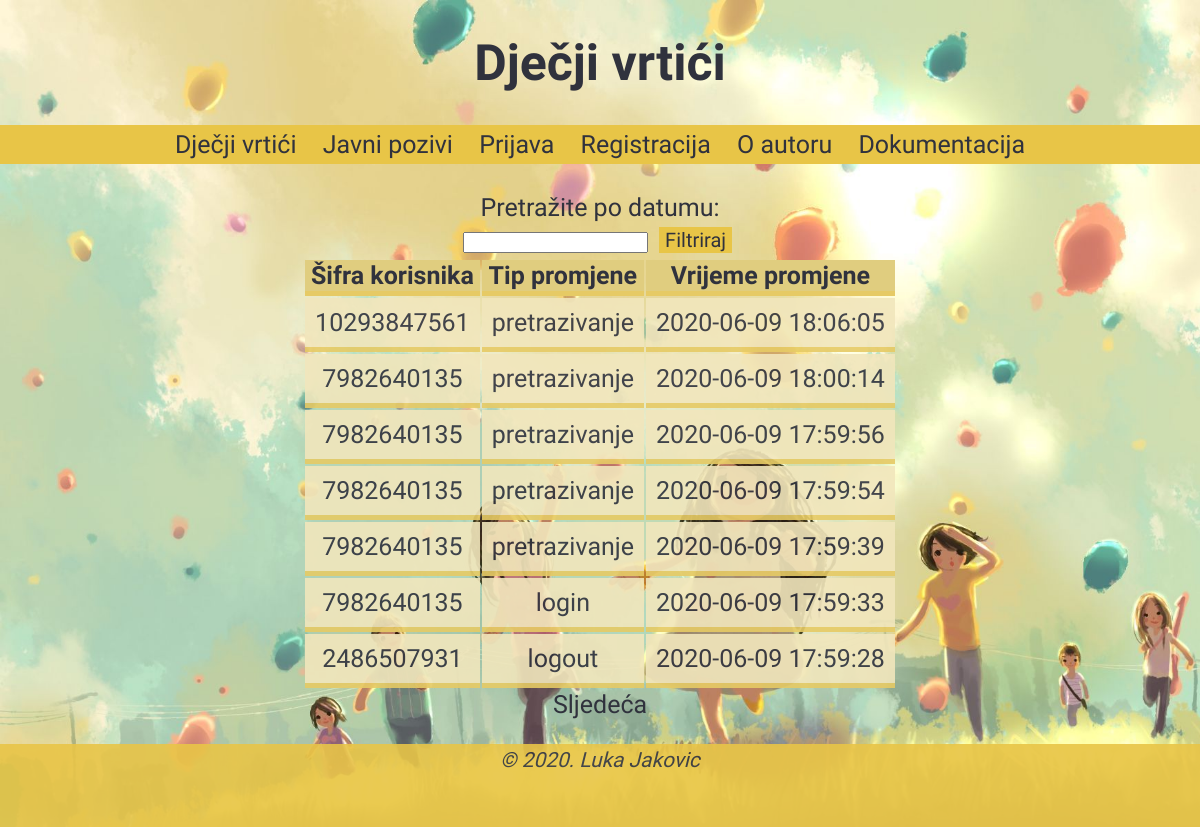
Page /dnevnik.php on the committed database.
### tables this page shows
CREATE TABLE `dnevnik` (
  `dnevnik_id` int(11) NOT NULL,
  `vrijeme` datetime DEFAULT NULL,
  `OIB_korisnik` char(11) DEFAULT NULL,
  `tip_id` int(11) DEFAULT NULL
);

CREATE TABLE `korisnik` (
  `OIB_korisnik` char(11) NOT NULL,
  `ime` varchar(45) NOT NULL,
  `prezime` varchar(45) NOT NULL,
  `korisnicko_ime` varchar(45) NOT NULL,
  `lozinka` varchar(45) NOT NULL,
  `lozinka_sha1` char(40) DEFAULT NULL,
  `email` varchar(45) DEFAULT NULL,
  `uvjeti` datetime DEFAULT NULL,
  `vrijeme_registracije` datetime DEFAULT NULL,
  `aktiviran` tinyint(4) DEFAULT NULL,
  `uloga_id` int(11) DEFAULT NULL
);

CREATE TABLE `tip_promjene` (
  `tip_promjene_id` int(11) NOT NULL,
  `naziv_promjene` varchar(45) NOT NULL
);

### vanjske_biblioteke/baza.class.php (called while the page is built, shortened)
<?php
class Baza {
    private $veza = null;
    function spojiDB() {
        $this->veza = new mysqli(self::server, self::korisnik, self::lozinka, self::baza);
        $this->veza->set_charset("utf8");
        return $this->veza;
    }
    function selectDB($upit) {
        $rezultat = $this->veza->query($upit);
        return $rezultat;
    }
}
?>

### dnevnik.php (the view, shortened to what this page needs)
<?php
    include("vanjske_biblioteke/baza.class.php");
    $korisnik_id = $_SESSION['id'];
    $baza = new Baza();
    $baza->spojiDB();
?>
<!DOCTYPE html>
<html>
    <head>
        <link href="css/stil.css" rel="stylesheet" type="text/css"/>
    </head>
    <body style="background-image: url(slike/index-slika.jpg)">
        <header>
            <h1><a href="index.php">Dječji vrtići</a></h1>
            <?php
                $putanja = dirname($_SERVER['REQUEST_URI']);
                include './navigacija.php';
            ?>
        </header>
        <section>
            <form novalidate method='GET' name='dnevnik_filter' action='dnevnik.php'>
                <label>Pretražite po datumu:</label><br>
                <input id='filter' name='filter' type='text'/>
                <input name='button_filter' type='submit' value='Filtriraj' style='font-family: Amatic SC, cursive;'/><br>
            </form>
            <?php
                if (!isset($_GET['startrow']) or !is_numeric($_GET['startrow'])) {
                    $startrow = 0;
                } else {
                    $startrow = (int)$_GET['startrow'];
                }
                if (isset($_GET["filter"])) {
                    $now = date("Y-m-d H:i:s");
                    $sql = "insert into dnevnik (vrijeme, OIB_korisnik, tip_id) values ('$now', '$korisnik_id', 3)";
                    $rs = $baza->selectDB($sql);
                    $vrijeme = $_GET["filter"];
                    $sql = "select k.OIB_korisnik, tp.naziv_promjene, d.vrijeme from korisnik k, tip_promjene tp, dnevnik d where k.OIB_korisnik = d.OIB_korisnik and d.tip_id = tp.tip_promjene_id and d.vrijeme  LIKE  '%{$vrijeme}%' order by d.vrijeme desc LIMIT $startrow, 7";
                }
                else {
                    $sql = "select k.OIB_korisnik, tp.naziv_promjene, d.vrijeme from korisnik k, tip_promjene tp, dnevnik d where k.OIB_korisnik = d.OIB_korisnik and d.tip_id = tp.tip_promjene_id order by d.vrijeme desc LIMIT $startrow, 7";
                }
                $rs = $baza->selectDB($sql);
                echo "<table><tr><th>Šifra korisnika</th><th>Tip promjene</th><th>Vrijeme promjene</th></tr>\n";
                while (list($oib, $tip, $vrijeme) = $rs->fetch_array()) {
                    echo "<tr>
                    <td>$oib</td>
                    <td>$tip</td>
                    <td>$vrijeme</td>
                    </tr>\n";
                }
                echo "</table>\n";
                echo "<a style='text-decoration: none; color: #30323d;' href='".$_SERVER['PHP_SELF'].'?startrow='.($startrow+7)."'>Sljedeća</a><br>";
            ?>
        </section>
        <footer>
            <address>
                <p><small>&copy; 2020. Luka Jakovic</small></p><br>
            </address>
        </footer>
    </body>
</html>

### navigacija.php (shortened to what this page needs)
<?php
    echo "<nav>";
    if(isset($_SESSION['uloga']) && $_SESSION['uloga'] === "3"){
        echo "<a href=\"$putanja/popisi/popis_vrtica.php\">Dječji vrtići</a>
        <a href=\"$putanja/popisi/popis_javnih_poziva.php\">Javni pozivi</a>
        <a href=\"$putanja/popisi/popis_prijava.php\">Prijave</a>
        <a href=\"$putanja/popisi/popis_evidencija.php\">Evidencija dolazaka</a>
        <a href=\"$putanja/popisi/popis_racuna.php\">Računi</a>
        <a href=\"$putanja/o_autoru.php\">O autoru</a>
        <a href=\"$putanja/dokumentacija.php\">Dokumentacija</a>
        <a href=\"$putanja/index.php?odjava=true\">Odjava</a>";
    } else {
        echo "<a href=\"$putanja/popisi/popis_vrtica.php\">Dječji vrtići</a>
        <a href=\"$putanja/popisi/popis_javnih_poziva.php\">Javni pozivi</a>
        <a href=\"$putanja/prijava.php\">Prijava</a>
        <a href=\"$putanja/registracija.php\">Registracija</a>
        <a href=\"$putanja/o_autoru.php\">O autoru</a>
        <a href=\"$putanja/dokumentacija.php\">Dokumentacija</a>";
    }
    echo "</nav><br>";
?>

### css/stil.css (style rules this page uses)
@media only screen and (min-width: 1024px) { body { font-family: 'Amatic SC', cursive; font-size: 25px; color: #30323d; margin: auto; text-align: center; background-repeat: no-repeat; background-size: cover; background-attachment: fixed; } }
@media only screen and (min-width: 1024px) { h1 > a { text-decoration: none; color: #30323d; } }
@media only screen and (min-width: 1024px) { nav { text-align: center; background-color: #e8c547; padding-top: 5px; padding-bottom: 5px; } }
@media only screen and (min-width: 1024px) { nav > a { margin: auto; padding: 10px; text-decoration: none; color: #30323d; padding-top: 5px; padding-bottom: 5px; } }
@media only screen and (min-width: 1024px) { input[type=submit] { margin: 5px; border: none; background-color: #e8c547; color: #30323d; font-size: 20px; } }
@media only screen and (min-width: 1024px) { table { margin: auto; } }
@media only screen and (min-width: 1024px) { th { border-bottom: 5px solid #e6ca65; text-align: center; background-color: #e0cd7f; } }
@media only screen and (min-width: 1024px) { td { border-bottom: 5px solid #e6ca65; text-align: center; background-color: #f1e6bc; padding: 10px; opacity: 0.9; } }
@media only screen and (min-width: 1024px) { footer { background-color: #e8c547; opacity: 0.9; } }

### rows in the picture
dnevnik: OIB_korisnik.OIB_korisnik "10293847561", tip.naziv_promjene "pretrazivanje", vrijeme "2020-06-09 18:06:05"
dnevnik: OIB_korisnik.OIB_korisnik "7982640135", tip.naziv_promjene "pretrazivanje", vrijeme "2020-06-09 18:00:14"
dnevnik: OIB_korisnik.OIB_korisnik "7982640135", tip.naziv_promjene "pretrazivanje", vrijeme "2020-06-09 17:59:56"
dnevnik: OIB_korisnik.OIB_korisnik "7982640135", tip.naziv_promjene "pretrazivanje", vrijeme "2020-06-09 17:59:54"
dnevnik: OIB_korisnik.OIB_korisnik "7982640135", tip.naziv_promjene "pretrazivanje", vrijeme "2020-06-09 17:59:39"
dnevnik: OIB_korisnik.OIB_korisnik "7982640135", tip.naziv_promjene "login", vrijeme "2020-06-09 17:59:33"
dnevnik: OIB_korisnik.OIB_korisnik "2486507931", tip.naziv_promjene "logout", vrijeme "2020-06-09 17:59:28"
